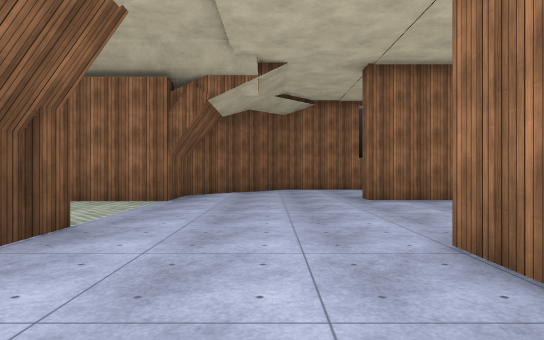
View 1 (above)

24 first-person views from a walk through a Unity game level. The camera is 1.3 m above the floor, looks level and sees 75° across. The floor is counted in squares, 2 m on a side. Each view is taken from the middle of a square. On the plan, view 1 faces up. The plan holds only what a view shows up to about 10 squares ahead; the rest is blank. The place goes on beyond the plan. Surface patterns are stand-ins for the level's own textures.

View 2
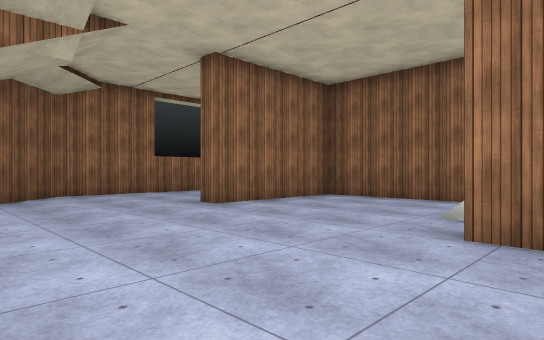

View 3
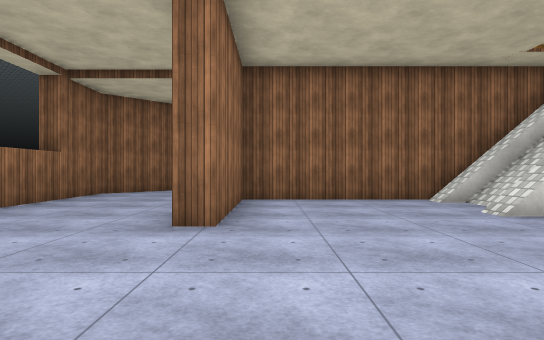

View 4
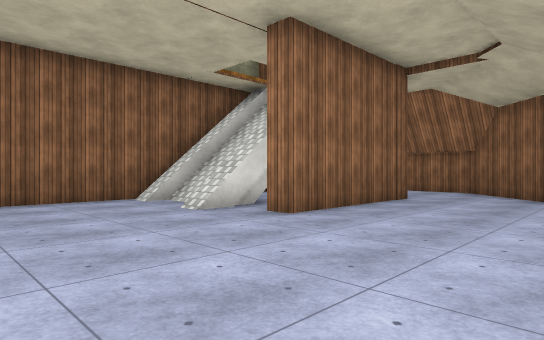

View 5
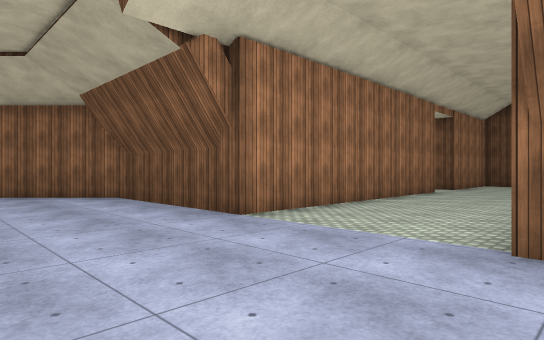

View 6
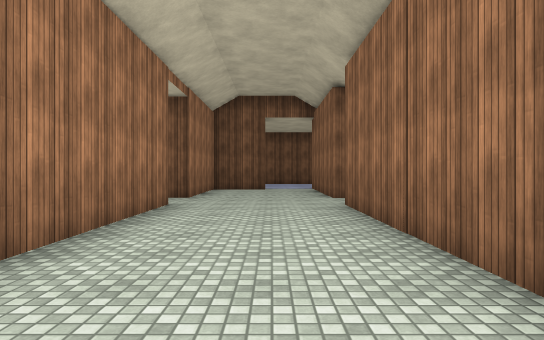

View 7
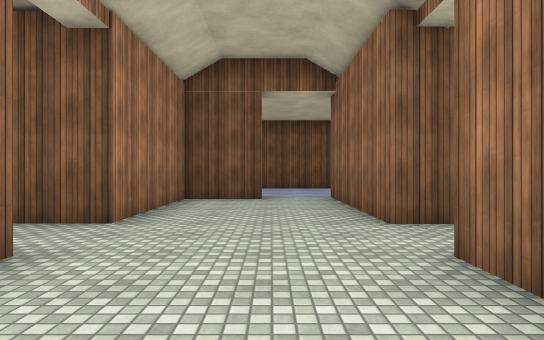

View 8
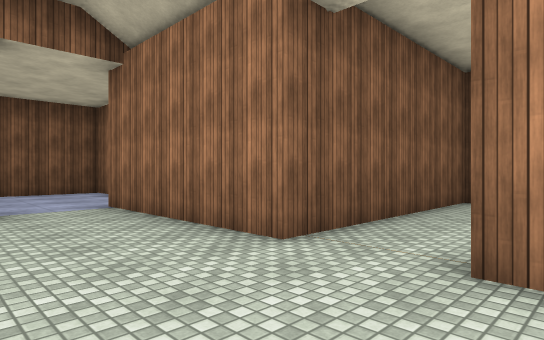

View 9
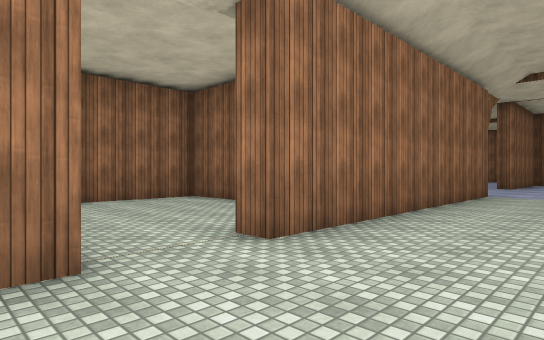

View 10
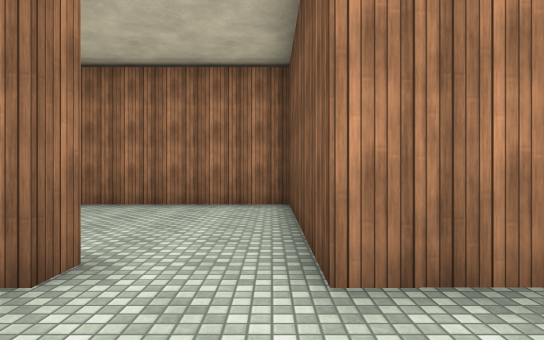

View 11
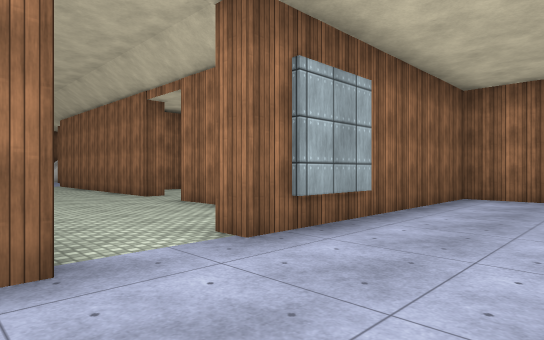

View 12
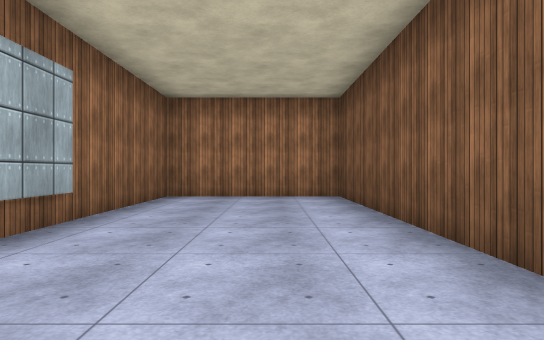

View 13
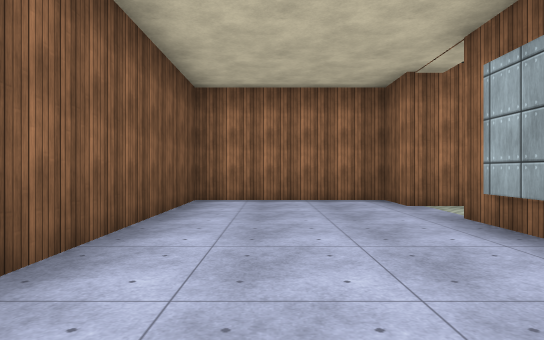

View 14
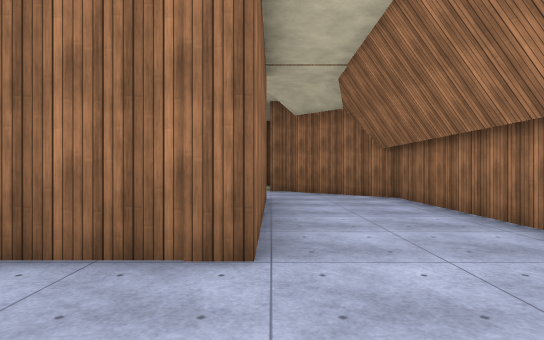

View 15
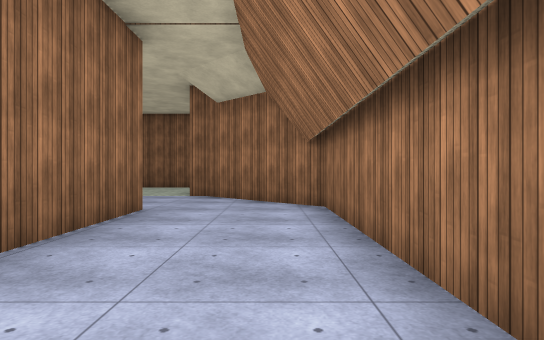

View 16
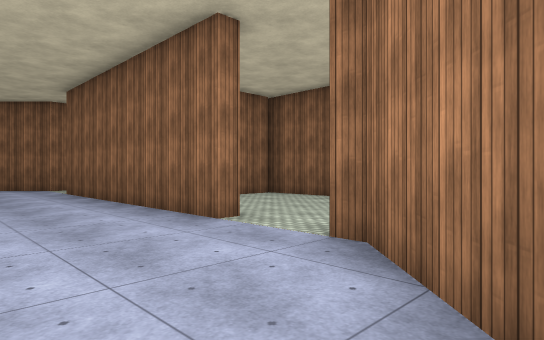

View 17
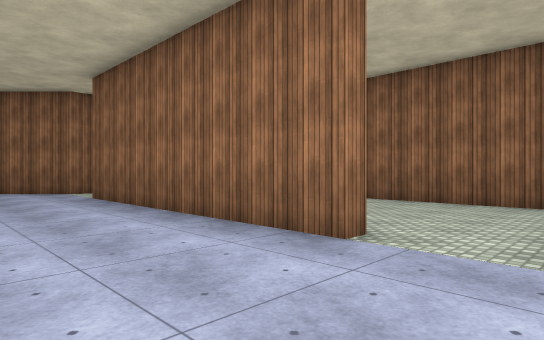

View 18
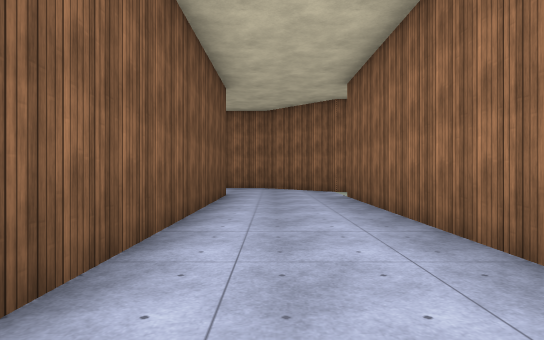

View 19
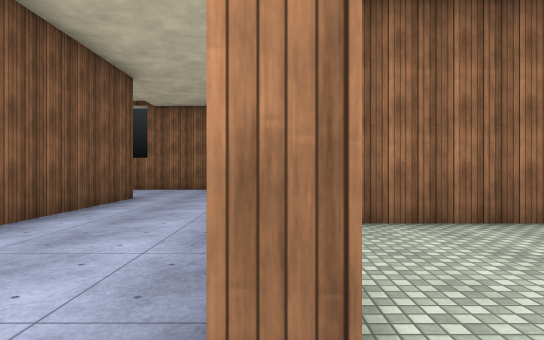

View 20
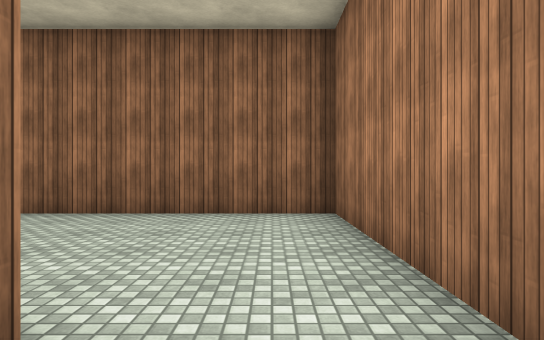

View 21
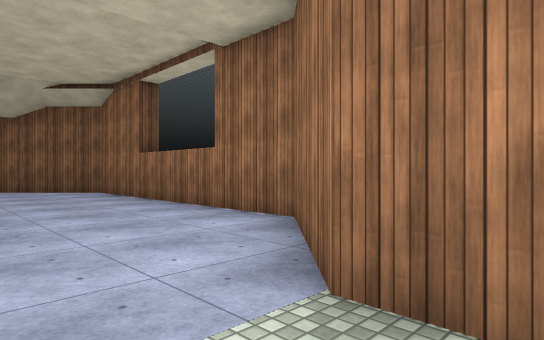

View 22
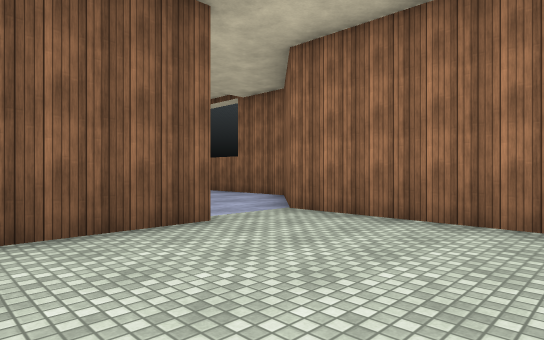

View 23
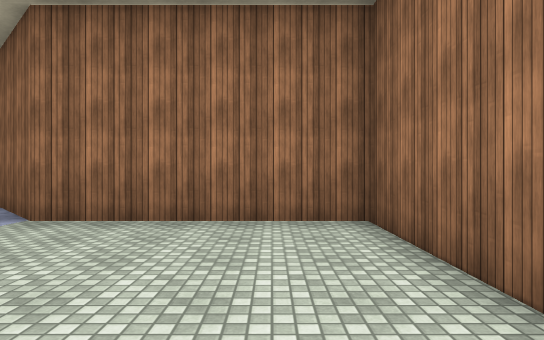

View 24
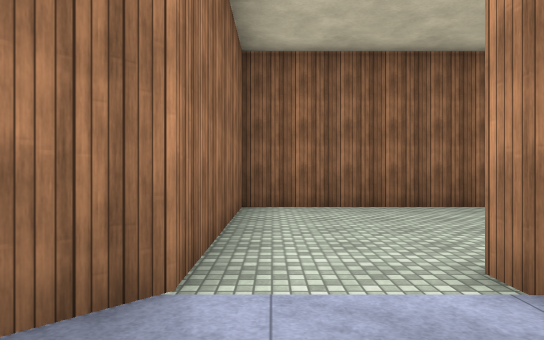

### Floor plan
Ten units are one square. View 1 is at (0, 0); x grows to the right and y downward. Boxes are objects, and circles mark ways between rooms. Rooms are numbered by the first view taken in them; rooms with no view inside come last. Other rooms are left out.
<svg viewBox="-202 -132 350 176">
<path fill="none" stroke="#000" d="M-25 -36 -25 3 12 39 73 39 98 14 98 9M58 -35 58 -76 21 -76 21 -82M68 -81 68 -5M69 9 16 9 16 -31 21 -31M98 -9 98 -77 102 -77M99 -95 78 -117 4 -117 -22 -91 -22 -74 -97 -74 -97 -79M-97 -40 -22 -40 -22 -35M-113 -86 -113 -74 -155 -74M-155 -58 -149 -58 -149 -40 -113 -40M-155 -74 -155 -86 -197 -86 -197 7 -155 7 -155 -58M102 -9 98 -9M101 9 143 9 143 -39M139 -43 110 -43M102 -77 102 -55M143 -51 143 -95 99 -95M-71 -110 -71 -127 -113 -127 -113 -86"/>
<circle cx="-160" cy="-65" r="3" fill="#2a7"/>
<circle cx="100" cy="0" r="3" fill="#2a7"/>
<circle cx="100" cy="-85" r="3" fill="#2a7"/>
<circle cx="-105" cy="-80" r="3" fill="#2a7"/>
<text x="10" y="-50">1</text>
<text x="-180" y="-40">2</text>
<text x="120" y="-10">3</text>
<text x="120" y="-70">4</text>
<text x="-100" y="-110">5</text>
</svg>
Room 1 opens to room 2. Room 1 opens to room 3. Room 1 opens to room 4. Room 1 opens to room 5.

Where each view was taken, in squares from view 1:
view 1: 0 up, 0 right, facing up
view 2: 2 up, 2 left, facing up-right
view 3: 7 up, 2 left, facing right
view 4: 7 up, 2 left, facing down-right
view 5: 8 up, 1 right, facing down-left
view 6: 6 up, 3 left, facing left
view 7: 6 up, 7 left, facing left
view 8: 5 up, 9 left, facing up-left
view 9: 5 up, 12 left, facing up-right
view 10: 6 up, 11 left, facing down
view 11: 8 up, 18 left, facing down-right
view 12: 8 up, 18 left, facing down
view 13: 1 up, 18 left, facing up
view 14: 1 down, 1 left, facing right
view 15: 3 down, 1 right, facing right
view 16: 3 down, 7 right, facing up-right
view 17: 1 down, 7 right, facing up-right
view 18: 1 down, 8 right, facing up
view 19: 0 up, 10 right, facing up
view 20: 0 up, 9 right, facing right
view 21: 8 up, 11 right, facing up-left
view 22: 5 up, 14 right, facing up-left
view 23: 5 up, 13 right, facing up
view 24: 9 up, 8 right, facing right
